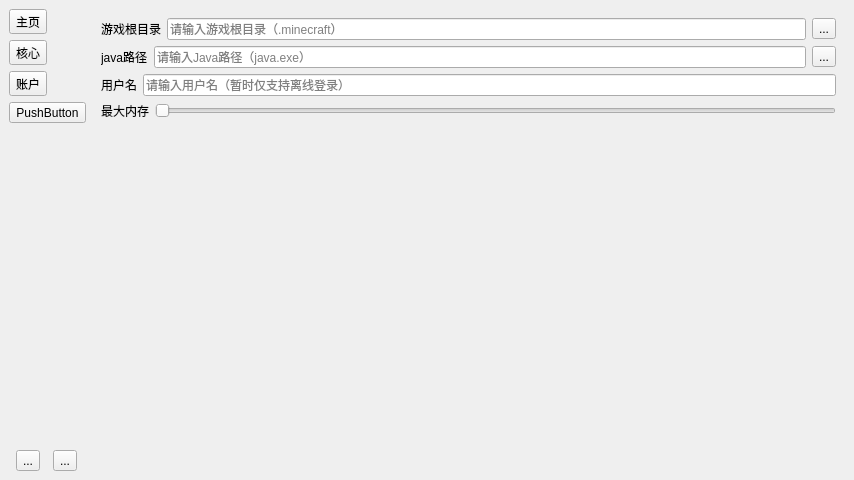
<?xml version="1.0" encoding="UTF-8"?>
<ui version="4.0">
 <class>MinecraftLauncher</class>
 <widget class="QMainWindow" name="MinecraftLauncher">
  <property name="geometry">
   <rect>
    <x>0</x>
    <y>0</y>
    <width>854</width>
    <height>480</height>
   </rect>
  </property>
  <property name="windowTitle">
   <string>GMCL α-1</string>
  </property>
  <property name="windowIcon">
   <iconset>
    <normalon>:/resources/reinforced_deepslate.png</normalon>
   </iconset>
  </property>
  <property name="animated">
   <bool>true</bool>
  </property>
  <widget class="QWidget" name="centralwidget">
   <layout class="QHBoxLayout" name="horizontalLayout_2">
    <item>
     <layout class="QVBoxLayout" name="verticalLayout">
      <item>
       <widget class="QToolButton" name="home_btn">
        <property name="text">
         <string>主页</string>
        </property>
        <property name="icon">
         <iconset>
          <normalon>:/resources/home.svg</normalon>
         </iconset>
        </property>
        <property name="autoRepeat">
         <bool>false</bool>
        </property>
        <property name="toolButtonStyle">
         <enum>Qt::ToolButtonTextBesideIcon</enum>
        </property>
        <property name="autoRaise">
         <bool>false</bool>
        </property>
       </widget>
      </item>
      <item>
       <widget class="QToolButton" name="core_btn">
        <property name="text">
         <string>核心</string>
        </property>
       </widget>
      </item>
      <item>
       <widget class="QToolButton" name="user_btn">
        <property name="text">
         <string>账户</string>
        </property>
        <property name="icon">
         <iconset>
          <normalon>:/resources/user.svg</normalon>
         </iconset>
        </property>
        <property name="toolButtonStyle">
         <enum>Qt::ToolButtonTextBesideIcon</enum>
        </property>
       </widget>
      </item>
      <item>
       <widget class="QToolButton" name="toolButton_4">
        <property name="text">
         <string>PushButton</string>
        </property>
       </widget>
      </item>
      <item>
       <spacer name="verticalSpacer">
        <property name="orientation">
         <enum>Qt::Vertical</enum>
        </property>
        <property name="sizeHint" stdset="0">
         <size>
          <width>20</width>
          <height>40</height>
         </size>
        </property>
       </spacer>
      </item>
      <item>
       <layout class="QHBoxLayout" name="horizontalLayout">
        <property name="spacing">
         <number>6</number>
        </property>
        <item>
         <widget class="QToolButton" name="quit_btn">
          <property name="text">
           <string>...</string>
          </property>
          <property name="icon">
           <iconset>
            <normalon>:/resources/exit.svg</normalon>
           </iconset>
          </property>
         </widget>
        </item>
        <item>
         <widget class="QToolButton" name="setting_btn">
          <property name="text">
           <string>...</string>
          </property>
          <property name="icon">
           <iconset>
            <normalon>:/resources/settings.svg</normalon>
           </iconset>
          </property>
          <property name="iconSize">
           <size>
            <width>16</width>
            <height>16</height>
           </size>
          </property>
         </widget>
        </item>
       </layout>
      </item>
     </layout>
    </item>
    <item>
     <widget class="QStackedWidget" name="stackedWidget">
      <property name="frameShape">
       <enum>QFrame::NoFrame</enum>
      </property>
      <property name="frameShadow">
       <enum>QFrame::Plain</enum>
      </property>
      <property name="lineWidth">
       <number>1</number>
      </property>
      <property name="currentIndex">
       <number>4</number>
      </property>
      <widget class="QWidget" name="home">
       <layout class="QVBoxLayout" name="verticalLayout_3">
        <item>
         <spacer name="verticalSpacer_2">
          <property name="orientation">
           <enum>Qt::Vertical</enum>
          </property>
          <property name="sizeHint" stdset="0">
           <size>
            <width>20</width>
            <height>40</height>
           </size>
          </property>
         </spacer>
        </item>
        <item>
         <layout class="QHBoxLayout" name="horizontalLayout_4">
          <item>
           <spacer name="horizontalSpacer">
            <property name="orientation">
             <enum>Qt::Horizontal</enum>
            </property>
            <property name="sizeHint" stdset="0">
             <size>
              <width>40</width>
              <height>20</height>
             </size>
            </property>
           </spacer>
          </item>
          <item>
           <layout class="QVBoxLayout" name="verticalLayout_2">
            <item>
             <layout class="QHBoxLayout" name="horizontalLayout_3">
              <item>
               <widget class="QLabel" name="label">
                <property name="layoutDirection">
                 <enum>Qt::LeftToRight</enum>
                </property>
                <property name="text">
                 <string>选择版本</string>
                </property>
                <property name="textFormat">
                 <enum>Qt::AutoText</enum>
                </property>
               </widget>
              </item>
              <item>
               <widget class="QComboBox" name="comboBox"/>
              </item>
              <item>
               <widget class="QToolButton" name="toolButton_7">
                <property name="text">
                 <string>...</string>
                </property>
                <property name="icon">
                 <iconset>
                  <normalon>:/resources/sliders.svg</normalon>
                 </iconset>
                </property>
               </widget>
              </item>
             </layout>
            </item>
            <item>
             <widget class="QPushButton" name="run_btn">
              <property name="sizePolicy">
               <sizepolicy hsizetype="Minimum" vsizetype="Minimum">
                <horstretch>0</horstretch>
                <verstretch>0</verstretch>
               </sizepolicy>
              </property>
              <property name="minimumSize">
               <size>
                <width>200</width>
                <height>50</height>
               </size>
              </property>
              <property name="text">
               <string>启动游戏</string>
              </property>
             </widget>
            </item>
           </layout>
          </item>
         </layout>
        </item>
       </layout>
      </widget>
      <widget class="QWidget" name="core"/>
      <widget class="QWidget" name="user"/>
      <widget class="QWidget" name="page_4"/>
      <widget class="QWidget" name="setting">
       <property name="sizePolicy">
        <sizepolicy hsizetype="Preferred" vsizetype="Preferred">
         <horstretch>0</horstretch>
         <verstretch>0</verstretch>
        </sizepolicy>
       </property>
       <layout class="QVBoxLayout" name="verticalLayout_4">
        <item>
         <layout class="QHBoxLayout" name="game_path">
          <item>
           <widget class="QLabel" name="game_path_label">
            <property name="sizePolicy">
             <sizepolicy hsizetype="Preferred" vsizetype="Fixed">
              <horstretch>0</horstretch>
              <verstretch>0</verstretch>
             </sizepolicy>
            </property>
            <property name="text">
             <string>游戏根目录</string>
            </property>
           </widget>
          </item>
          <item>
           <widget class="QLineEdit" name="game_path_lineEdit">
            <property name="text">
             <string/>
            </property>
            <property name="placeholderText">
             <string>请输入游戏根目录（.minecraft）</string>
            </property>
           </widget>
          </item>
          <item>
           <widget class="QToolButton" name="game_select">
            <property name="text">
             <string>...</string>
            </property>
            <property name="icon">
             <iconset resource="gmcl.qrc">
              <normaloff>:/resources/folder-plus.svg</normaloff>:/resources/folder-plus.svg</iconset>
            </property>
           </widget>
          </item>
         </layout>
        </item>
        <item>
         <layout class="QHBoxLayout" name="java_path">
          <property name="spacing">
           <number>6</number>
          </property>
          <item>
           <widget class="QLabel" name="java_path_label">
            <property name="sizePolicy">
             <sizepolicy hsizetype="Preferred" vsizetype="Fixed">
              <horstretch>0</horstretch>
              <verstretch>0</verstretch>
             </sizepolicy>
            </property>
            <property name="text">
             <string>java路径</string>
            </property>
           </widget>
          </item>
          <item>
           <widget class="QLineEdit" name="java_path_lineEdit">
            <property name="placeholderText">
             <string>请输入Java路径（java.exe）</string>
            </property>
           </widget>
          </item>
          <item>
           <widget class="QToolButton" name="java_select">
            <property name="text">
             <string>...</string>
            </property>
            <property name="icon">
             <iconset resource="gmcl.qrc">
              <normaloff>:/resources/folder-plus.svg</normaloff>:/resources/folder-plus.svg</iconset>
            </property>
           </widget>
          </item>
         </layout>
        </item>
        <item>
         <layout class="QHBoxLayout" name="username">
          <item>
           <widget class="QLabel" name="username_label">
            <property name="sizePolicy">
             <sizepolicy hsizetype="Preferred" vsizetype="Fixed">
              <horstretch>0</horstretch>
              <verstretch>0</verstretch>
             </sizepolicy>
            </property>
            <property name="text">
             <string>用户名</string>
            </property>
           </widget>
          </item>
          <item>
           <widget class="QLineEdit" name="username_lineEdit">
            <property name="placeholderText">
             <string>请输入用户名（暂时仅支持离线登录）</string>
            </property>
           </widget>
          </item>
         </layout>
        </item>
        <item>
         <layout class="QHBoxLayout" name="men">
          <item>
           <widget class="QLabel" name="maxmen_label">
            <property name="sizePolicy">
             <sizepolicy hsizetype="Preferred" vsizetype="Fixed">
              <horstretch>0</horstretch>
              <verstretch>0</verstretch>
             </sizepolicy>
            </property>
            <property name="text">
             <string>最大内存</string>
            </property>
           </widget>
          </item>
          <item>
           <widget class="QSlider" name="horizontalSlider">
            <property name="orientation">
             <enum>Qt::Horizontal</enum>
            </property>
           </widget>
          </item>
         </layout>
        </item>
        <item>
         <spacer name="verticalSpacer_3">
          <property name="orientation">
           <enum>Qt::Vertical</enum>
          </property>
          <property name="sizeHint" stdset="0">
           <size>
            <width>20</width>
            <height>40</height>
           </size>
          </property>
         </spacer>
        </item>
       </layout>
      </widget>
     </widget>
    </item>
   </layout>
  </widget>
 </widget>
 <resources>
  <include location="gmcl.qrc"/>
 </resources>
 <connections/>
</ui>
